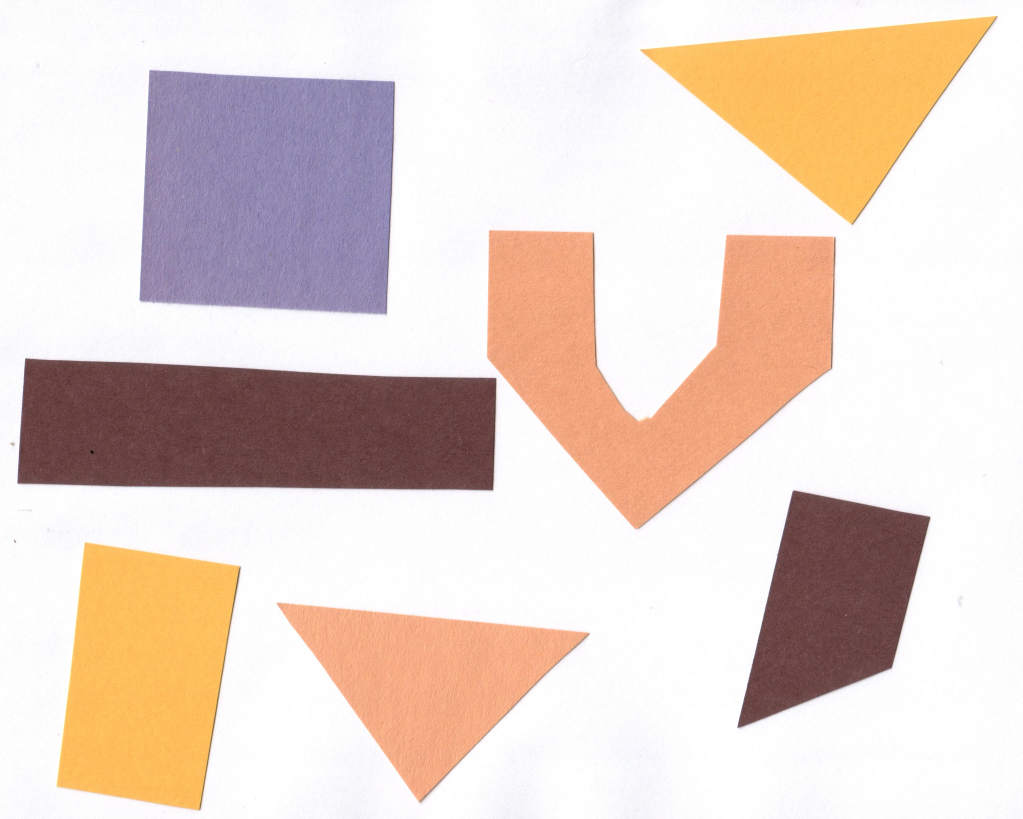
#> input picture msc-2/computer-vision/HW4/shapes-01.jpg, 3068 x 2457 px, found by its file name (shown at 1/3 size)
$ python HW4.py
#> lines starting #> are read from the running program, lines starting #| are printed output that depends on the picture; after the words box and inside, x2 and y2 are one past the last pixel; in counts of white or black regions, pixels touching at a corner belong together
# -*- coding: utf-8 -*-

import cv2 as cv
import numpy as np
from matplotlib import pyplot as plt

from google.colab import drive
drive.mount('/content/drive')

img1 = cv.imread('/content/drive/MyDrive/shapes-01.jpg', cv.IMREAD_GRAYSCALE)
#> img1: shape (2457, 3068); min 0, max 255, mean 216.5
assert img1 is not None, 'file could not be read, check with os.path.exists()'
ret, thresh1 = cv.threshold(img1, 127, 255, cv.THRESH_BINARY)
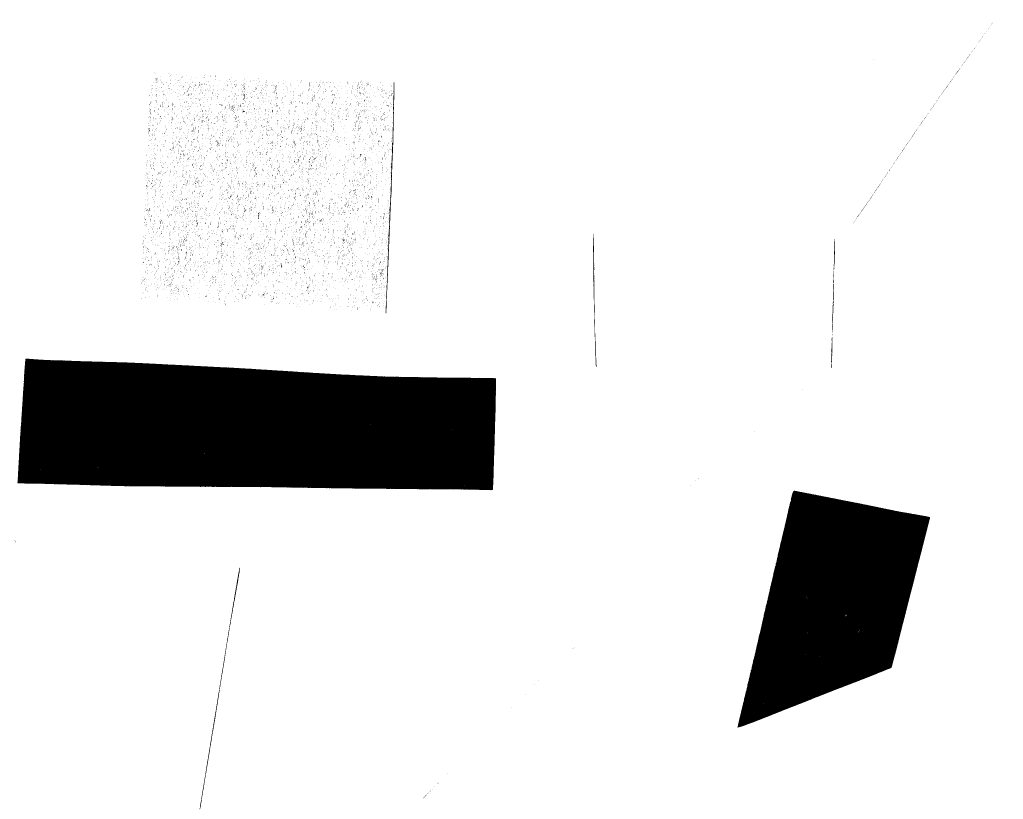
#> thresh1: shape (2457, 3068) (shown at 1/3 size); 89.8% white; 6768 black regions (6753 under 20 px), largest, box (x1, y1, x2, y2) and area: (52, 1076, 1488, 1471) 502375, (2212, 1472, 2790, 2183) 247659, (1157, 247, 1183, 940) 1670
ret, thresh2 = cv.threshold(img1, 127, 255, cv.THRESH_BINARY_INV)
ret, thresh3 = cv.threshold(img1, 127, 255, cv.THRESH_TRUNC)
ret, thresh4 = cv.threshold(img1, 127, 255, cv.THRESH_TOZERO)
ret, thresh5 = cv.threshold(img1, 127, 255, cv.THRESH_TOZERO_INV)

titles = ['Original Image', 'BINARY', 'BINARY_INV', 'TRUNC', 'TOZERO', 'TOZERO_INV']
images = [img1, thresh1, thresh2, thresh3, thresh4, thresh5]
for i in range(6):
  plt.subplot(2, 3, i + 1), plt.imshow(images[i], 'gray', vmin = 0, vmax = 255)
  plt.title(titles[i])
  plt.xticks([]), plt.yticks([])
plt.show()

img2 = cv.imread('/content/drive/MyDrive/shapes-02.jpg', cv.IMREAD_GRAYSCALE)
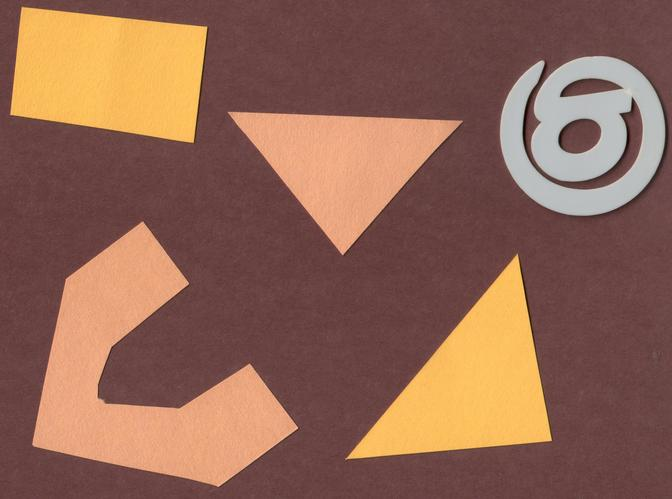
#> input picture msc-2/computer-vision/HW4/shapes-02.jpg, 672 x 499 px, found by its file name
#> img2: shape (499, 672); min 2, max 221, mean 112.2
assert img2 is not None, 'file could not be read, check with os.path.exists()'
img2 = cv.medianBlur(img2, 5)
ret, th1 = cv.threshold(img2, 127, 255, cv.THRESH_BINARY)
#> th1: shape (499, 672); 30.9% white; 5 white regions, box (x1, y1, x2, y2) and area: (33, 223, 297, 486) 30356, (10, 7, 207, 143) 20944, (348, 256, 552, 459) 19630, (500, 56, 665, 216) 16452, (229, 112, 461, 254) 16253
th2 = cv.adaptiveThreshold(img2, 255, cv.ADAPTIVE_THRESH_MEAN_C, cv.THRESH_BINARY, 11, 2)
#> th2: shape (499, 672); 87.4% white; 2442 black regions (2285 under 20 px), largest, box (x1, y1, x2, y2) and area: (26, 213, 302, 492) 6659, (487, 50, 670, 222) 5814, (335, 250, 558, 468) 4357
th3 = cv.adaptiveThreshold(img2, 255, cv.ADAPTIVE_THRESH_GAUSSIAN_C, cv.THRESH_BINARY, 11, 2)
#> th3: shape (499, 672); 93.4% white; 1577 black regions (1570 under 20 px), largest, box (x1, y1, x2, y2) and area: (28, 219, 302, 490) 4555, (494, 50, 669, 221) 4464, (343, 251, 555, 464) 3034

titles = ['Original Image', 'Global Thresholding (v = 127)', 'Adaptive Mean Thresholding', 'Adaptive Gaussian Thresholding']
images = [img2, th1, th2, th3]
for i in range(4):
  plt.subplot(2, 2, i + 1), plt.imshow(images[i], 'gray')
  plt.title(titles[i])
  plt.xticks([]), plt.yticks([])
plt.show()

_, bin_img1 = cv.threshold(img1, 70, 255, cv.THRESH_BINARY)
#> bin_img1: shape (2457, 3068); 98.7% white; black in thin lines or dots, all inside (x1, y1, x2, y2) = (57, 1088, 2785, 2176)
_, bin_img2 = cv.threshold(img1, 130, 255, cv.THRESH_BINARY_INV)
#> bin_img2: shape (2457, 3068); 10.4% white; 10900 white regions (10841 under 20 px), largest, box (x1, y1, x2, y2) and area: (52, 1076, 1488, 1471) 502570, (2212, 1472, 2790, 2183) 247804, (1157, 247, 1183, 940) 1811
bin_img = cv.bitwise_and(bin_img1, bin_img2)
#> bin_img: shape (2457, 3068); 9.1% white; 10971 white regions (10911 under 20 px), largest, box (x1, y1, x2, y2) and area: (52, 1076, 1488, 1471) 424003, (2212, 1472, 2790, 2183) 229295, (1157, 247, 1183, 940) 1811

plt.subplot(1, 2, 1)
plt.imshow(img1, 'gray')
plt.title('Original Image')
plt.subplot(1, 2, 2)
plt.imshow(bin_img, 'gray')
plt.title('Band Thresholding')

_, bin_img1 = cv.threshold(img2, 70, 255, cv.THRESH_BINARY)
#> bin_img1: shape (499, 672); 99.3% white; 18 black regions (11 under 20 px), largest, box (x1, y1, x2, y2) and area: (569, 89, 669, 223) 812, (559, 101, 635, 187) 598, (523, 62, 548, 159) 403
_, bin_img2 = cv.threshold(img2, 130, 255, cv.THRESH_BINARY_INV)
#> bin_img2: shape (499, 672); 69.1% white; 5 black regions, box (x1, y1, x2, y2) and area: (33, 223, 297, 486) 30328, (10, 7, 207, 143) 20934, (348, 256, 552, 459) 19613, (500, 56, 665, 216) 16409, (229, 112, 461, 254) 16231
bin_img = cv.bitwise_and(bin_img1, bin_img2)
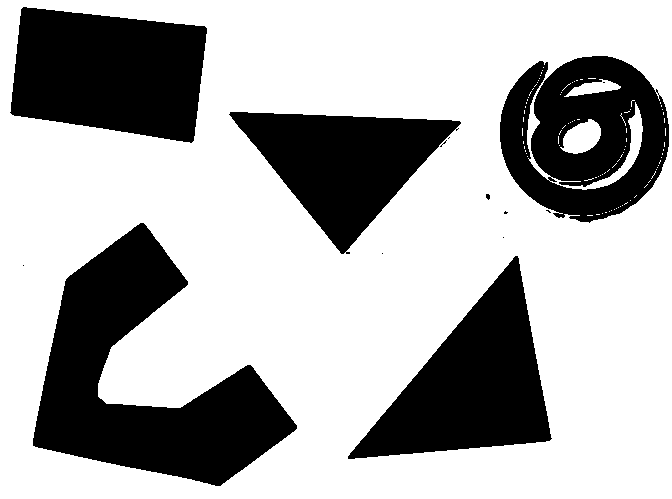
#> bin_img: shape (499, 672); 68.4% white; 14 black regions (9 under 20 px), largest, box (x1, y1, x2, y2) and area: (33, 223, 297, 486) 30328, (10, 7, 207, 143) 20934, (348, 256, 552, 459) 19613, (500, 56, 669, 223) 18686, (229, 112, 461, 254) 16243

plt.subplot(1, 2, 1)
plt.imshow(img2, 'gray')
plt.title('Original Image')
plt.subplot(1, 2, 2)
plt.imshow(bin_img, 'gray')
plt.title('Band Thresholding')

rgb_bmi = cv.cvtColor(cv.imread('/content/drive/MyDrive/bmp.jpg'), cv.COLOR_BGR2RGB)
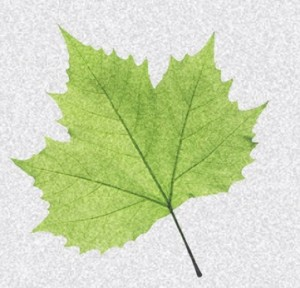
#> input picture msc-2/computer-vision/HW4/bmp.jpg, 300 x 288 px, found by its file name
gray_bmi = cv.imread('/content/drive/MyDrive/bmp.jpg', cv.IMREAD_GRAYSCALE)
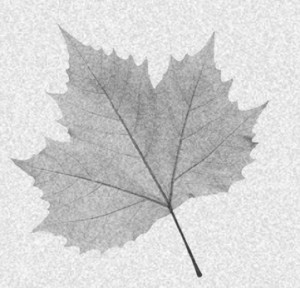
#> gray_bmi: shape (288, 300); min 50, max 255, mean 210.2
hist = cv.calcHist([gray_bmi], [0], None, [256], [0, 256])
#> hist = 256 values, max 3188 at index 233, min 0 at index 0, mean 337.5
plt.title("Grayscale Histogram")
plt.xlabel("Bins")
plt.ylabel("# of Pixels")
plt.plot(hist)
plt.xlim([0, 256])

ret, Biomodal = cv.threshold(gray_bmi, 208, 255, cv.THRESH_BINARY)
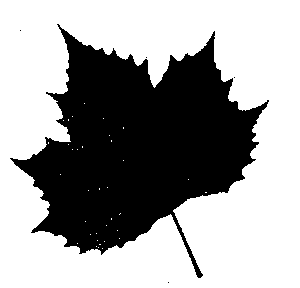
#> Biomodal: shape (288, 300); 62.5% white; 5 black regions (4 under 20 px), largest, box (x1, y1, x2, y2) and area: (10, 24, 269, 278) 32382

plt.subplot(1, 3, 1), plt.imshow(rgb_bmi)
plt.subplot(1, 3, 2), plt.imshow(gray_bmi, 'gray')
plt.subplot(1, 3, 3), plt.imshow(Biomodal, 'gray')
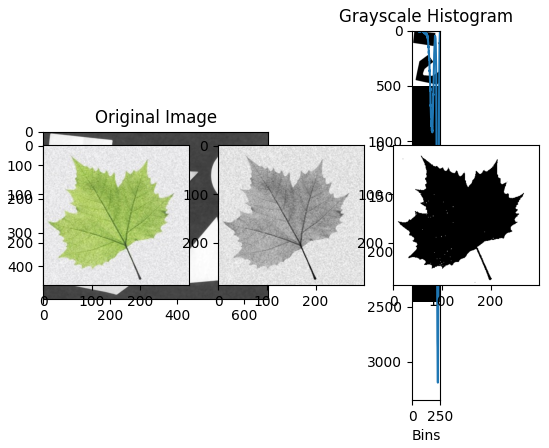
#> figure drawn by matplotlib, 5 panels
